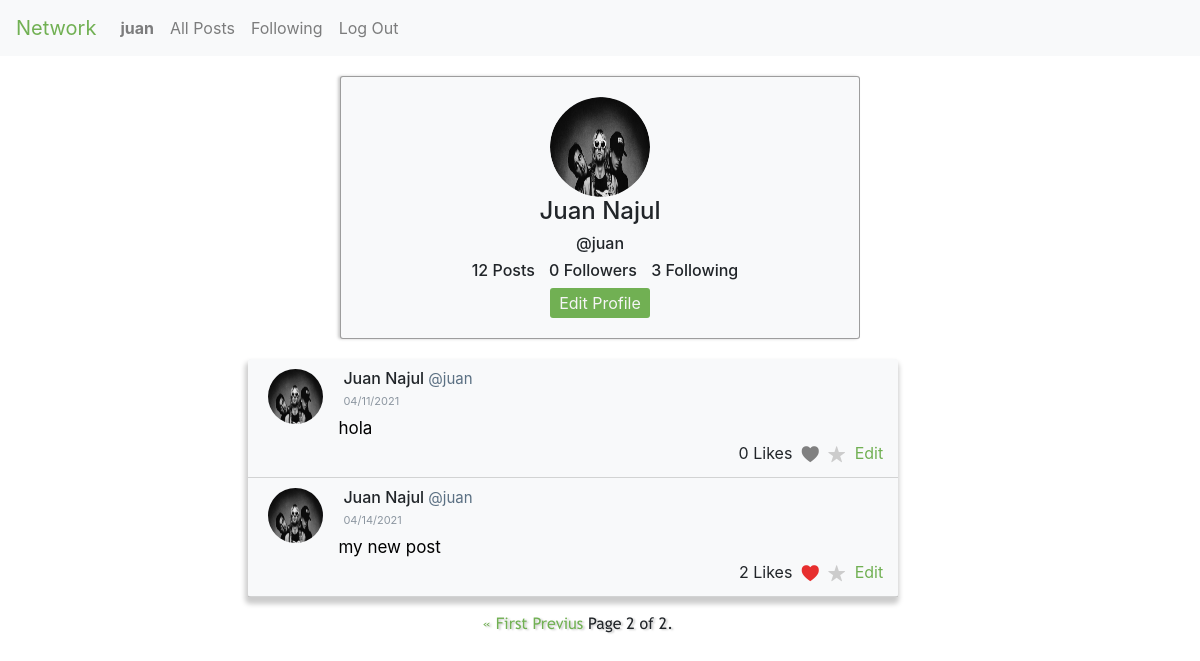
/profile/juan?page=2 (signed in), run on an earlier commit of the app's database.
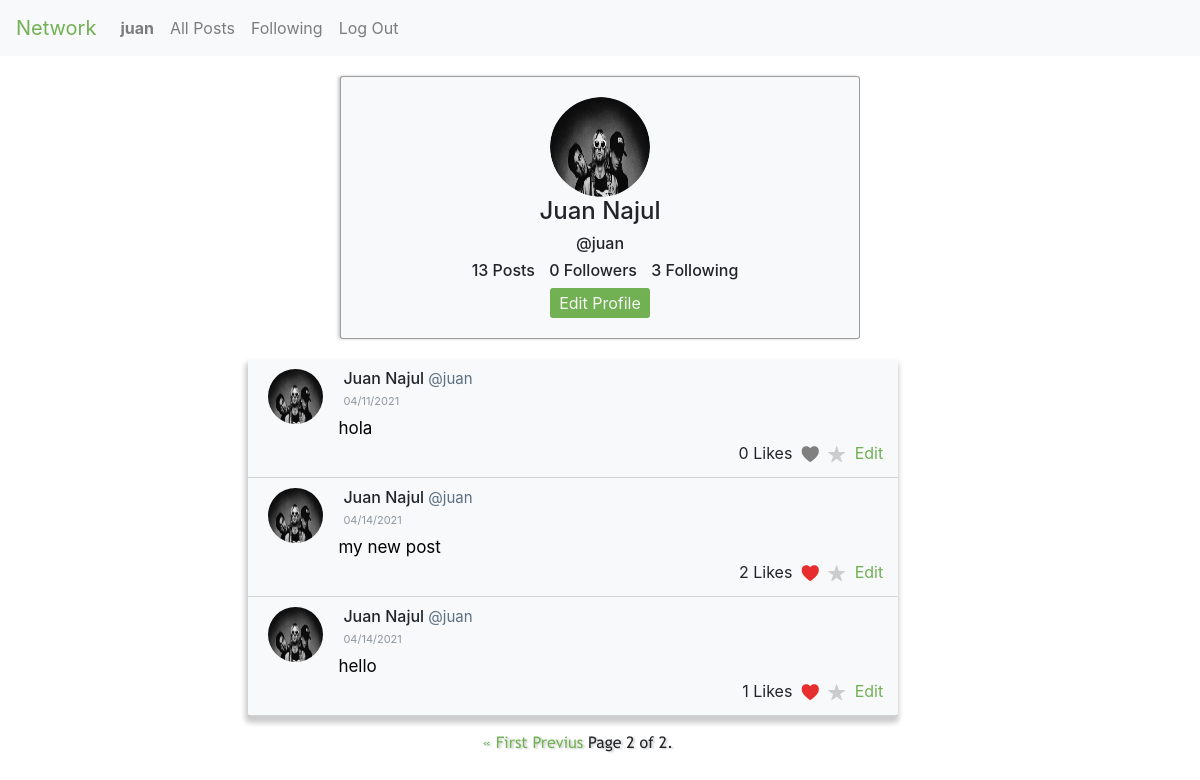
And on a later commit of the database.
### network/models.py (models this page shows, shortened)
class Post(models.Model):
    content = models.CharField(max_length=255)
    user = models.ForeignKey(User, on_delete=models.CASCADE, related_name="author")
    likes = models.ManyToManyField(User, related_name="post_likes", null=True,blank=True)
    created_at = models.DateTimeField(auto_now_add=True)

class User(AbstractUser):
    profile_image = models.ImageField(default='../static/network/img/defaultprofile.jpg', verbose_name='user_photo', upload_to='profile_img')
    pass

### network/views.py (the view)
# urls.py: path("profile/<str:username>", views.profile_page, name="profile"),
@login_required(login_url='login')
def profile_page(request, username):
    if request.user.is_anonymous:
        redirect('login')
    profile_user = get_object_or_404(User, username=username)
    current_user = request.user
    user_is_following_profileuser = False
    if request.user.is_authenticated:
        user_is_following_profileuser = current_user.following.filter(followed_id=profile_user.id).exists()
    profile_posts = Post.objects.filter(user=profile_user).order_by("id")
    paginator = Paginator(profile_posts, 10)
    page_number = request.GET.get('page')
    page_obj = paginator.get_page(page_number)
    num_posts = len(profile_posts)
    if request.user.is_authenticated:
        if request.method == "POST":
            if "follow_btn" in request.POST:
                Profile.objects.create(follower=current_user, followed=profile_user)
                user_is_following_profileuser = current_user.following.filter(followed_id=profile_user.id).exists()
            elif "unfollow_btn" in request.POST:
                Profile.objects.get(follower=current_user, followed=profile_user).delete()
                user_is_following_profileuser = current_user.following.filter(followed_id=profile_user.id).exists()
    return render(request, "network/profile.html", {
        "profile_user": profile_user,
        "current_user":current_user,
        "profile_posts": page_obj,
        "num_posts": num_posts,
        "user_is_following_profileuser":user_is_following_profileuser
    })

### network/templates/network/profile.html (shortened to what the changed rows need)
{% extends 'network/layout.html' %}
{% load static %}
{% block body %}
<section class="content">
    <div class="container">
        <div class="row">
            <div class="profile-info">
                <div class="row">
                    <div class="profile-user-info">
                        <h6>
                            <span id="profile-posts">{{num_posts}} Posts</span>
                            <span id="profile-followers">{{profile_user.followers.count}} Followers</span>
                            <span id="profile-following">{{profile_user.following.count}} Following</span>
                        </h6>
                    </div>
                </div>
            </div>
        </div>
    </div>
    <div id="profile-published-content">
        <div class="container">
            <div class="row">
                <div id="profile-published-post" class="col-12">
                    {% for post in profile_posts%}
                    <div class="posts">
                        <div class="row">
                            <div class="post-photo" class="col-2">
                                <img src="{{post.user.profile_image.url}}" alt="" />
                            </div>
                            <div class="post-name col-6">
                                    <h6>{{post.user.first_name}} {{post.user.last_name}} <span class="post-username">@{{post.user.username}}</span></h6>
                            </div>
                        </div>
                        <div class="row">
                            <p class="post-date col-12">{{post.created_at|date:"SHORT_DATE_FORMAT"}}</p>
                        </div>
                        <div class="row" data-contentid ="{{post.id}}">
                            <p class="post-content col-12" >{{post.content|linebreaksbr}}</p>
                        </div>
                        <div class="row">
                            <div class="post-buttons col-12">
                                <span class="num-likes id_num_likes{{post.id}}">{{post.likes.count}} Likes</span>
                                {% if request.user.is_authenticated %}
                                <span class="{% if request.user in post.likes.all %}in-like-post{% else %}like-post{% endif %} id_color_like{{post.id}}">
                                    <a id="like-post-link" data-postid="{{ post.id }}">N</a>
                                </span>
                                <span class="fav-post"><a href="">R</a></span>
                                {% endif %}
                                {% if profile_user == current_user %}
                                    <span class="edit-post-link"><a id="edit-post-link" data-postid="{{ post.id }}">Edit</a></span>
                                {% endif %}
                            </div>
                        </div>
                    </div>
                    {% endfor %}
                </div>
            </div>
        </div>
    </div>
</section>
{% endblock %}

What changed in the data, as far as the page shows it:
added Post: user.profile_image (picture), user.first_name "Juan", user.last_name "Najul", user.username "juan", created_at "04/14/2021", content "hello", likes.count "1"
Also different on the page:
{{ num_posts }}: "12" → "13"
